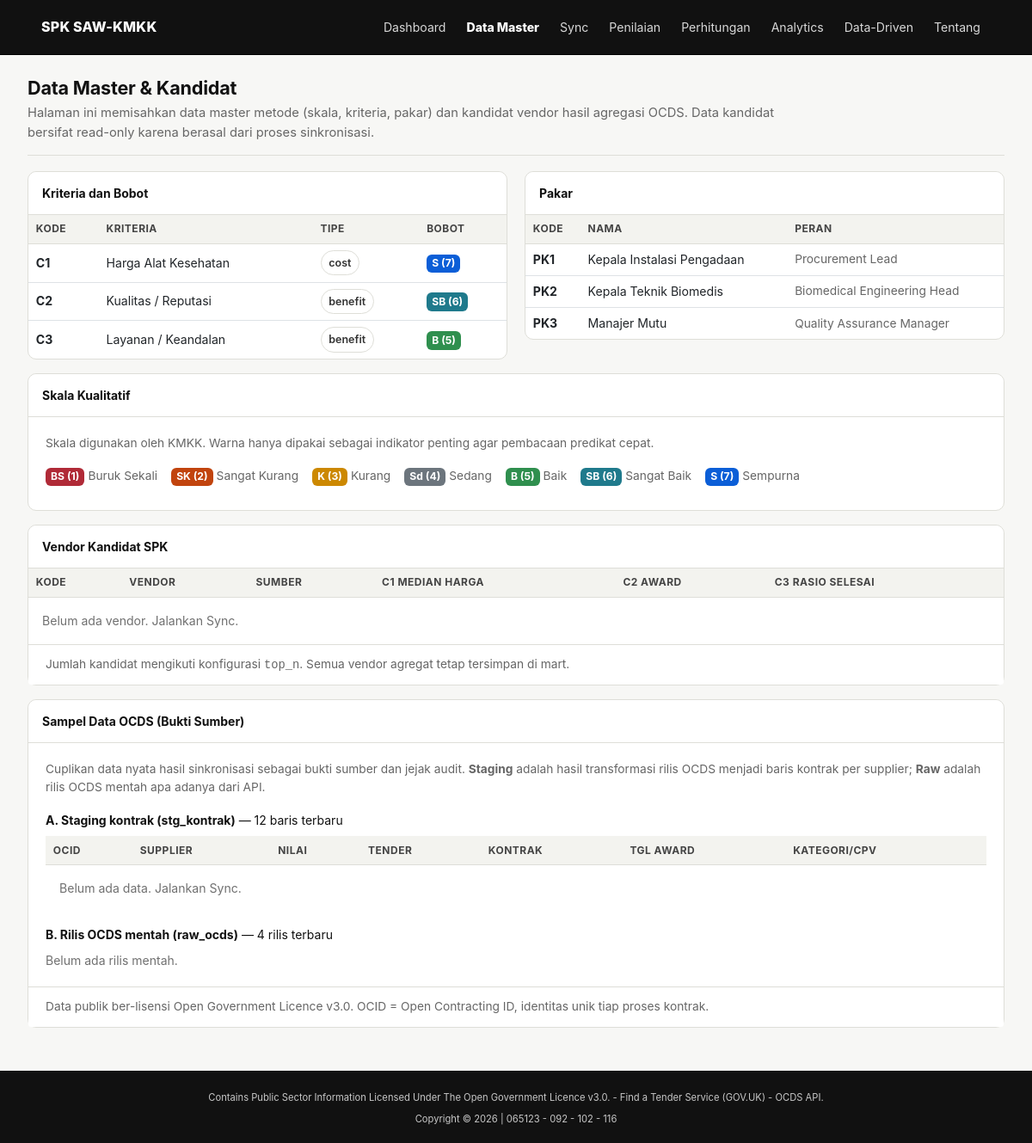
Screenshot of /data_master.php with the database file from the repository.
### tables this page shows
CREATE TABLE tb_kriteria (
  id INT PRIMARY KEY AUTO_INCREMENT,
  kode VARCHAR(5),
  nama VARCHAR(100),
  tipe ENUM('cost','benefit'),
  bobot_label VARCHAR(5),
  bobot_index INT
);

CREATE TABLE tb_pakar (
  id INT PRIMARY KEY AUTO_INCREMENT,
  kode VARCHAR(5),
  nama VARCHAR(100),
  jabatan VARCHAR(100)
);

CREATE TABLE tb_skala (
  id INT PRIMARY KEY AUTO_INCREMENT,
  index_skala INT NOT NULL,
  kode VARCHAR(5),
  label VARCHAR(30)
);

### helpers/skala.php (called while the page is built, shortened)
<?php
function skalaKode(int $i): string { return $GLOBALS['SKALA_KODE'][$i] ?? ('S' . $i); }
function skalaNama(int $i): string { return $GLOBALS['SKALA_NAMA'][$i] ?? ('S' . $i); }
function skalaWarna(int $i): string {
    $map = [1=>'#b02a37',2=>'#c1440e',3=>'#cc8800',4=>'#6c757d',5=>'#2f8f4e',6=>'#1f7a8c',7=>'#0b5ed7'];
    return $map[$i] ?? '#6c757d';
}

### config/koneksi.php (called while the page is built, shortened)
<?php
function appConfig(): array {
    static $c = null;
    if ($c === null) { $c = require __DIR__ . '/config.php'; }
    return $c;
}
function pdoConnect(bool $withDb = true): PDO {
    $c = appConfig()['db'];
    $dsn = 'mysql:host=' . $c['host'] . ';port=' . $c['port']
         . ($withDb ? (';dbname=' . $c['name']) : '')
         . ';charset=utf8mb4';
    try {
        return new PDO($dsn, $c['user'], $c['pass'], [
            PDO::ATTR_ERRMODE            => PDO::ERRMODE_EXCEPTION,
            PDO::ATTR_DEFAULT_FETCH_MODE => PDO::FETCH_ASSOC,
            PDO::ATTR_EMULATE_PREPARES   => false,
        ]);
    } catch (PDOException $e) {
        http_response_code(500);
        die('<div style="font-family:sans-serif;max-width:640px;margin:60px auto;padding:24px;border:1px solid #f0c0c0;background:#fff6f6;border-radius:10px">'
          . '<h2 style="color:#b02a37">&#9888; Koneksi database gagal</h2>'
          . '<p>' . htmlspecialchars($e->getMessage()) . '</p>'
          . '<p>Pastikan layanan <b>MySQL</b> pada Laragon sudah berjalan, lalu jalankan '
          . '<a href="install.php">install.php</a> satu kali untuk menyiapkan database.</p></div>');
    }
}

### data_master.php (the view, shortened to what this page needs)
<?php
require_once __DIR__ . '/config/koneksi.php';
$PAGE = 'data_master.php'; $TITLE = 'Data';
$db = pdoConnect();
$skala    = $db->query("SELECT * FROM tb_skala ORDER BY index_skala")->fetchAll();
$kriteria = $db->query("SELECT * FROM tb_kriteria ORDER BY kode")->fetchAll();
$pakar    = $db->query("SELECT * FROM tb_pakar ORDER BY id")->fetchAll();
$vendor   = $db->query("SELECT a.kode,a.nama,a.sumber,m.median_harga,m.jumlah_award,m.rasio_selesai
                        FROM tb_alternatif a LEFT JOIN mart_vendor_kriteria m ON m.supplier_name=a.nama
                        ORDER BY m.jumlah_award DESC, a.id")->fetchAll();
$sampleKontrak = $db->query("SELECT ocid,supplier_name,amount,currency,tender_status,contract_status,award_date,category FROM stg_kontrak ORDER BY award_date DESC, id DESC LIMIT 12")->fetchAll();
$sampleRaw     = $db->query("SELECT ocid,source,fetched_at,payload FROM raw_ocds ORDER BY id DESC LIMIT 4")->fetchAll();
require __DIR__ . '/templates/header.php';
?>
<div class="page-title">
  <h3>Data Master & Kandidat</h3>
  <p class="lead-small">Halaman ini memisahkan data master metode (skala, kriteria, pakar) dan kandidat vendor hasil agregasi OCDS. Data kandidat bersifat read-only karena berasal dari proses sinkronisasi.</p>
</div>
<div class="row">
  <div class="col-lg-6 mb-3"><div class="card"><div class="card-header">Kriteria dan Bobot</div><div class="table-responsive">
    <table class="table table-sm mb-0"><thead><tr><th>Kode</th><th>Kriteria</th><th>Tipe</th><th>Bobot</th></tr></thead><tbody>
    <?php foreach ($kriteria as $k): ?><tr><td><b><?= $k['kode'] ?></b></td><td><?= htmlspecialchars($k['nama']) ?></td>
      <td><span class="badge-soft"><?= htmlspecialchars($k['tipe']) ?></span></td><td><?= badgeSkala((int)$k['bobot_index']) ?></td></tr><?php endforeach; ?>
    </tbody></table></div></div></div>
  <div class="col-lg-6 mb-3"><div class="card"><div class="card-header">Pakar</div><div class="table-responsive">
    <table class="table table-sm mb-0"><thead><tr><th>Kode</th><th>Nama</th><th>Peran</th></tr></thead><tbody>
    <?php foreach ($pakar as $p): ?><tr><td><b><?= $p['kode'] ?></b></td><td><?= htmlspecialchars($p['nama']) ?></td><td class="small-muted"><?= htmlspecialchars($p['jabatan']) ?></td></tr><?php endforeach; ?>
    </tbody></table></div></div></div>
</div>
<div class="card mb-3"><div class="card-header">Skala Kualitatif</div><div class="card-body">
  <p class="small-muted">Skala digunakan oleh KMKK. Warna hanya dipakai sebagai indikator penting agar pembacaan predikat cepat.</p>
  <?php foreach ($skala as $s): ?><span class="mr-3 mb-2 d-inline-block"><?= badgeSkala((int)$s['index_skala']) ?> <span class="small-muted"><?= htmlspecialchars($s['label']) ?></span></span><?php endforeach; ?>
</div></div>
<div class="card"><div class="card-header">Vendor Kandidat SPK</div><div class="table-responsive">
  <table class="table table-sm mb-0"><thead><tr><th>Kode</th><th>Vendor</th><th>Sumber</th><th>C1 Median Harga</th><th>C2 Award</th><th>C3 Rasio Selesai</th></tr></thead><tbody>
  <?php if (!$vendor): ?><tr><td colspan="6" class="p-3 text-muted">Belum ada vendor. Jalankan Sync.</td></tr><?php endif; ?>
  </tbody></table>
</div><div class="card-footer small-muted">Jumlah kandidat mengikuti konfigurasi <span class="mono">top_n</span>. Semua vendor agregat tetap tersimpan di mart.</div></div>
<div class="card mt-3"><div class="card-header">Sampel Data OCDS (Bukti Sumber)</div><div class="card-body">
  <p class="small-muted">Cuplikan data nyata hasil sinkronisasi sebagai bukti sumber dan jejak audit. <b>Staging</b> adalah hasil transformasi rilis OCDS menjadi baris kontrak per supplier; <b>Raw</b> adalah rilis OCDS mentah apa adanya dari API.</p>
  <div class="mb-2"><b>A. Staging kontrak (stg_kontrak)</b> &mdash; 12 baris terbaru</div>
  <div class="table-responsive mb-3"><table class="table table-sm mb-0">
    <thead><tr><th>OCID</th><th>Supplier</th><th>Nilai</th><th>Tender</th><th>Kontrak</th><th>Tgl Award</th><th>Kategori/CPV</th></tr></thead><tbody>
    <?php if (!$sampleKontrak): ?><tr><td colspan="7" class="p-3 text-muted">Belum ada data. Jalankan Sync.</td></tr><?php endif; ?>
    </tbody></table></div>
  <div class="mb-2"><b>B. Rilis OCDS mentah (raw_ocds)</b> &mdash; 4 rilis terbaru</div>
  <?php if (!$sampleRaw): ?><p class="text-muted mb-0">Belum ada rilis mentah.</p><?php endif; ?>
</div><div class="card-footer small-muted">Data publik ber-lisensi Open Government Licence v3.0. OCID = Open Contracting ID, identitas unik tiap proses kontrak.</div></div>
<?php require __DIR__ . '/templates/footer.php'; ?>

### templates/header.php (shortened to what this page needs)
<?php
require_once __DIR__ . '/../config/koneksi.php';
require_once __DIR__ . '/../helpers/skala.php';
$PAGE  = $PAGE  ?? '';
if (!function_exists('badgeSkala')) {
    function badgeSkala(int $i): string {
        return '<span class="badge badge-skala" style="background:' . skalaWarna($i) . '" title="' . skalaNama($i) . '">'
             . skalaKode($i) . ' (' . $i . ')</span>';
    }
}
$nav = [
    'index.php'       => 'Dashboard',
    'data_master.php' => 'Data Master',
    'sync.php'        => 'Sync',
    'penilaian.php'   => 'Penilaian',
    'perhitungan.php' => 'Perhitungan',
    'analytics.php'   => 'Analytics',
    'knn.php'         => 'Data-Driven',
    'about.php'       => 'Tentang',
];
?>
<!doctype html>
<html lang="id">
<head>
<link rel="stylesheet" href="https://stackpath.bootstrapcdn.com/bootstrap/4.5.2/css/bootstrap.min.css">
<link rel="stylesheet" href="assets/css/style.css">
</head>
<body>
<nav class="navbar navbar-expand-lg navbar-dark app-nav">
  <div class="container-fluid app-pad">
    <a class="navbar-brand" href="index.php">SPK SAW-KMKK</a>
    <div class="collapse navbar-collapse" id="nav">
      <ul class="navbar-nav ml-auto">
        <?php foreach ($nav as $href => $label): ?>
          <li class="nav-item <?= $PAGE === $href ? 'active' : '' ?>"><a class="nav-link" href="<?= $href ?>"><?= $label ?></a></li>
        <?php endforeach; ?>
      </ul>
    </div>
  </div>
</nav>
<div class="container-fluid app-pad app-main">

### templates/footer.php (shortened to what this page needs)
</div>
<footer class="app-footer">
  <div class="container-fluid app-pad">
    <small><?= htmlspecialchars(appConfig()['attribution']) ?></small>
    <div class="text-muted mt-1"><small>Copyright © 2026 | 065123 - 092 - 102 - 116</small></div>
  </div>
</footer>
</body>
</html>

### assets/css/style.css (style rules this page uses)
:root { --bg:#f7f7f5; --surface:#ffffff; --ink:#111111; --muted:#666666; --line:#deded8; --soft:#f0f0ec; --dark:#111111; --dark2:#2b2b2b; }
* { box-sizing:border-box }
html,body { width:100%;overflow-x:hidden }
body { background:var(--bg);color:var(--ink);font-size:14px;line-height:1.55; }
.app-pad { padding-left:32px;padding-right:32px;width:100%;max-width:100%; }
.app-main { padding-top:26px;padding-bottom:8px; }
.row { margin-left:-10px;margin-right:-10px }
.row>[class*=col] { padding-left:10px;padding-right:10px }
a { color:#111;text-decoration:underline;text-underline-offset:2px }
.app-nav { background:#111;border-bottom:1px solid #000; }
.app-nav .navbar-brand { font-weight:800;letter-spacing:.2px;font-size:1rem;text-decoration:none!important; }
.app-nav .nav-link { font-size:.88rem;color:#d8d8d8!important;padding:.8rem .75rem!important;text-decoration:none; }
.app-nav .nav-item.active .nav-link { color:#fff!important;font-weight:800; }
.page-title { border-bottom:1px solid var(--line);padding-bottom:14px;margin-bottom:18px; }
.page-title h3 { font-size:1.35rem;font-weight:700;margin:0 0 4px 0;letter-spacing:-.2px; }
.lead-small { color:var(--muted);max-width:920px;margin:0;font-size:.92rem; }
.card { border:1px solid var(--line);border-radius:10px;box-shadow:none;background:var(--surface); }
.card .card-header { background:#fff;border-bottom:1px solid var(--line);font-weight:700;border-radius:10px 10px 0 0;padding:.85rem 1rem; }
.card .card-footer { border-top:1px solid var(--line);background:#fff;color:var(--muted); }
.badge-skala { display:inline-block;color:#fff;font-size:.76rem;padding:.28em .5em;border-radius:6px;font-weight:700;white-space:nowrap;line-height:1.2;text-align:center;min-width:2.1em; }
.badge-soft { display:inline-block;border:1px solid var(--line);border-radius:999px;padding:.25rem .55rem;background:#fff;color:#333;font-size:.78rem;font-weight:600; }
.table { font-size:.88rem }
.table thead th { background:#f3f3ef;border-top:none;border-bottom:1px solid var(--line);font-size:.75rem;text-transform:uppercase;letter-spacing:.04em;color:#444;white-space:nowrap }
.table td,.table th { vertical-align:middle }
.table-sm td,.table-sm th { padding:.45rem .55rem }
.table-responsive { border-radius:0 0 10px 10px }
.mono { font-family:ui-monospace,SFMono-Regular,Menlo,Consolas,monospace; }
.small-muted { font-size:.86rem;color:var(--muted) }
.app-footer { text-align: center;background:#111;color:#d8d8d8;padding:18px 0;margin-top:42px;border-top:1px solid #000 }
.app-footer small { color:#c7c7c7 }
.text-muted { color:#707070!important }

### rows the page displays
tb_kriteria: kode "C1", nama "Harga Alat Kesehatan", tipe "cost", bobot_index "S", bobot_index "7"
tb_kriteria: kode "C2", nama "Kualitas / Reputasi", tipe "benefit", bobot_index "SB", bobot_index "6"
tb_kriteria: kode "C3", nama "Layanan / Keandalan", tipe "benefit", bobot_index "B", bobot_index "5"
tb_pakar: kode "PK1", nama "Kepala Instalasi Pengadaan", jabatan "Procurement Lead"
tb_pakar: kode "PK2", nama "Kepala Teknik Biomedis", jabatan "Biomedical Engineering Head"
tb_pakar: kode "PK3", nama "Manajer Mutu", jabatan "Quality Assurance Manager"
tb_skala: index_skala "BS", index_skala "1", label "Buruk Sekali"
tb_skala: index_skala "SK", index_skala "2", label "Sangat Kurang"
tb_skala: index_skala "K", index_skala "3", label "Kurang"
tb_skala: index_skala "Sd", index_skala "4", label "Sedang"
tb_skala: index_skala "B", index_skala "5", label "Baik"
tb_skala: index_skala "SB", index_skala "6", label "Sangat Baik"
tb_skala: index_skala "S", index_skala "7", label "Sempurna"

### other values shown
$label "Dashboard"
$label "Data Master"
$label "Sync"
$label "Penilaian"
$label "Perhitungan"
$label "Analytics"
$label "Data-Driven"
$label "Tentang"
appConfig()['attribution'] "Contains Public Sector Information Licensed Under The Open Government Licence v3.0. - Find a Tender Service (GOV.UK) - OCDS API."
